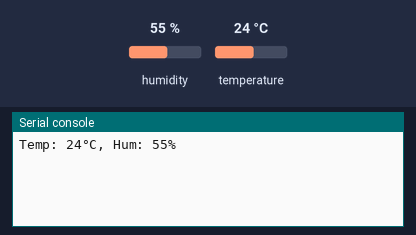
This program was run on a simulated Raspberry Pi Pico running MicroPython. Shown: the last lines printed to the serial console. The test bench sets the inputs (shaded band); at power-on: humidity 55 %, temperature 24 °C.

Above: at 1.2 s.
1.3 s: humidity set to 22 %
At 2.4 s:
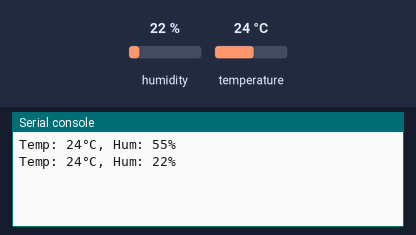
4.0 s: temperature set to 12 °C
At 4.7 s:
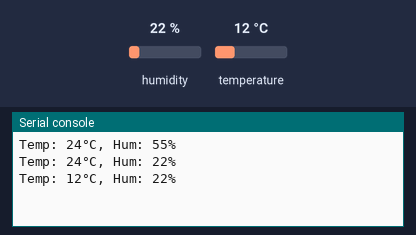
6.7 s: humidity set to 40 %
At 9.4 s:
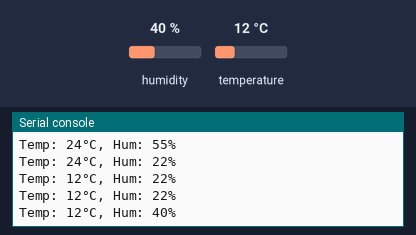
Timing chart, 0 to 10.9 s (numbered marks = the images above; inputs shaded):
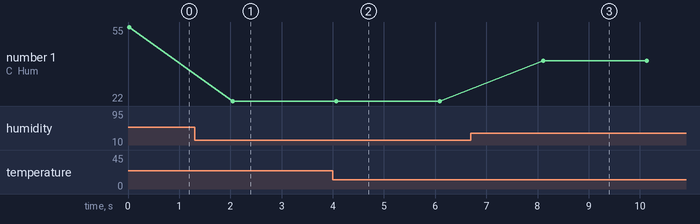

The program:

ex_dht11.py
```python
import dht
from machine import Pin
from utime import sleep

# DHT11 센서 초기화
d = dht.DHT11( machine.Pin(16) )

while True:
    d.measure()
    temp = d.temperature()
    hum = d.humidity()

    # 콘솔창에 온습도 데이터 출력
    print("Temp: {}°C, Hum: {}%".format(temp, hum))
    sleep(2)
```

Measured:
- after the input at 1.3 s, the serial console: prints a new line after 0.75 s (image 1)
- after the input at 4.0 s, the serial console: prints a new line after 0.07 s (image 2)
- after the input at 6.7 s, the serial console: prints a new line after 1.4 s (image 3)
- plotted number 1: 55 → 22 after the input at 1.3 s, 22 → 40 after the input at 6.7 s
